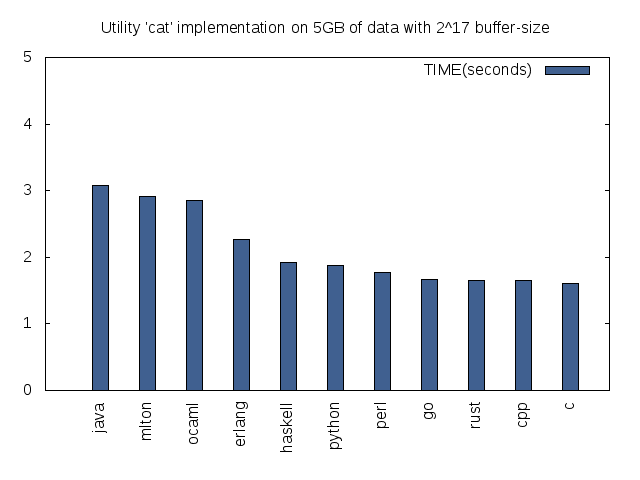

Write the gnuplot code that produced this figure.
set term png
set yrange [0:5]
set title "Utility 'cat' implementation on 5GB of data with 2^17 buffer-size"
set output "sample1-short.png"
set style data histograms
set style fill solid 1.00 border -1
set xtics border in scale 0,0 nomirror rotate by -270 offset character 0.8, 0, 0 autojustify
plot "sample1-short.txt" using 2:xticlabels(1) lt rgb "#406090" title columnheader
